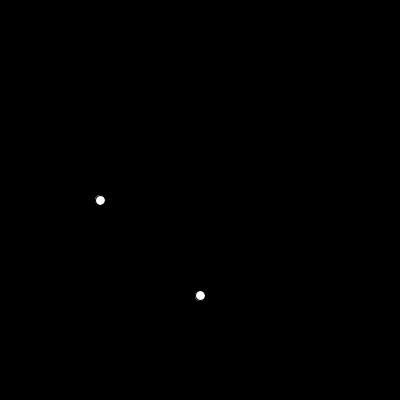
Frame 1 (no input)
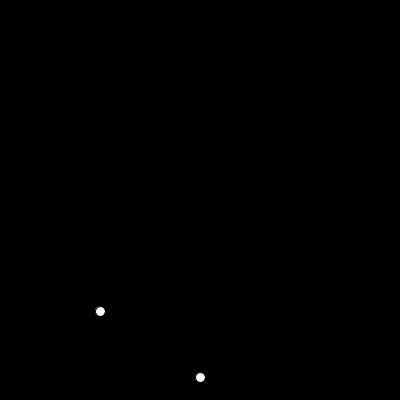
Frame 60 (the mouse pressed at the canvas centre just before this capture)
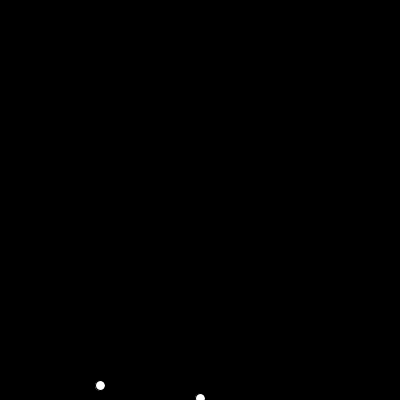
Frame 120 (the mouse held since frame 60 and released just before this capture)

The Processing sketch that drew these frames (run headless with seeded random() and noise(); from frame 60 on, the mouse is pressed at the canvas centre):

// Processing sketch: waveTest
// ── waveTest.pde

int total = int(TWO_PI/0.01);

float[] wave = new float[total];

int index1 = 0;

int index2 = 50;

void setup() {
  size(400,400);
  println(total);
  float a = 0;
  for (int i = 0; i < wave.length; i++) {
     wave[i] = map(sin(a),-1,1,0,height); 
     a+=0.01;
   }
  
  
}

void draw() {
  background(0);
  //println(frameRate);
  fill(255);
  
  
  ellipse(100,wave[index1],10,10);
  index1 = (index1+1) % wave.length;

  ellipse(200,wave[index2],10,10);
  index2 = (index2+1) % wave.length;


  
}
